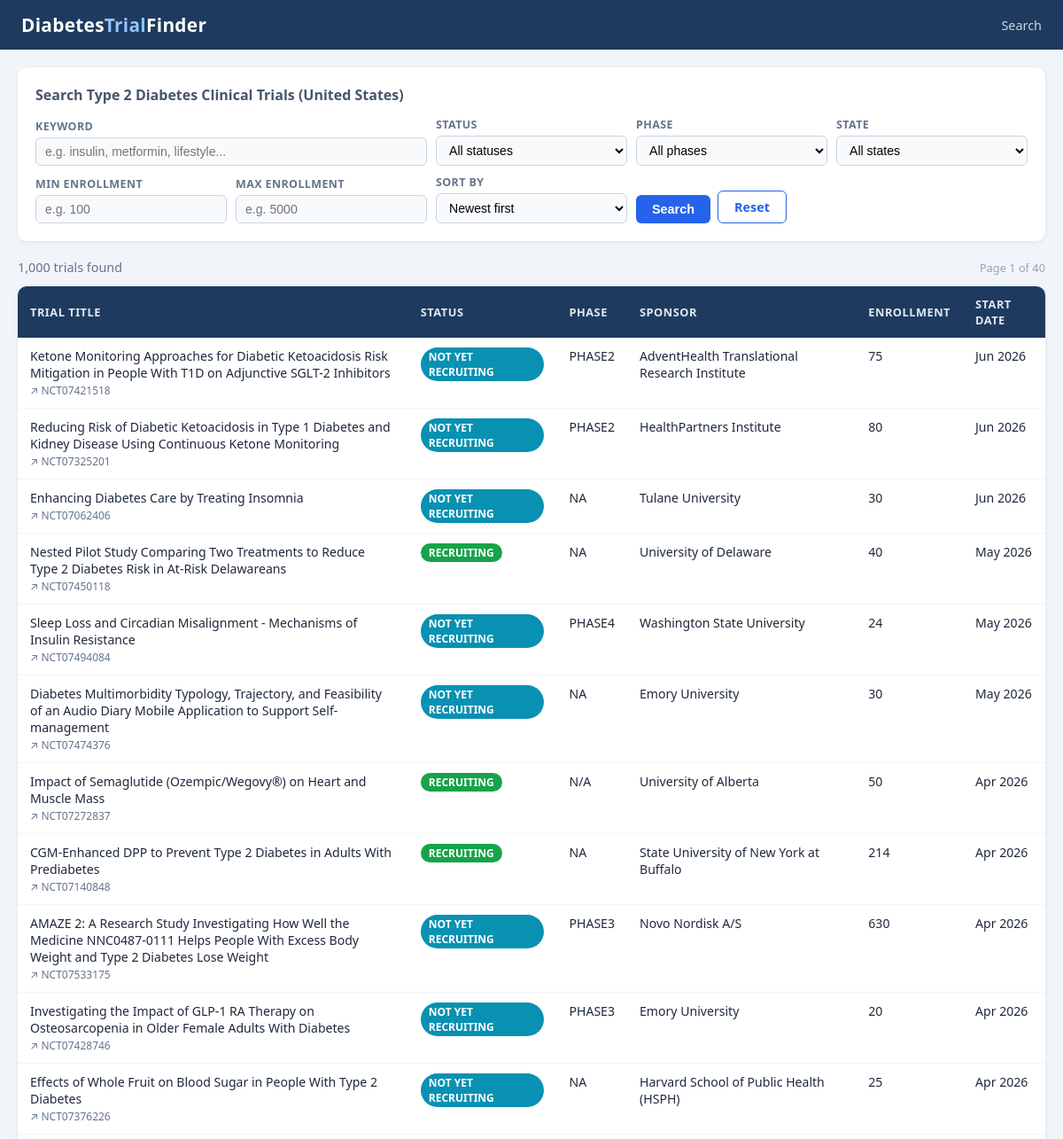
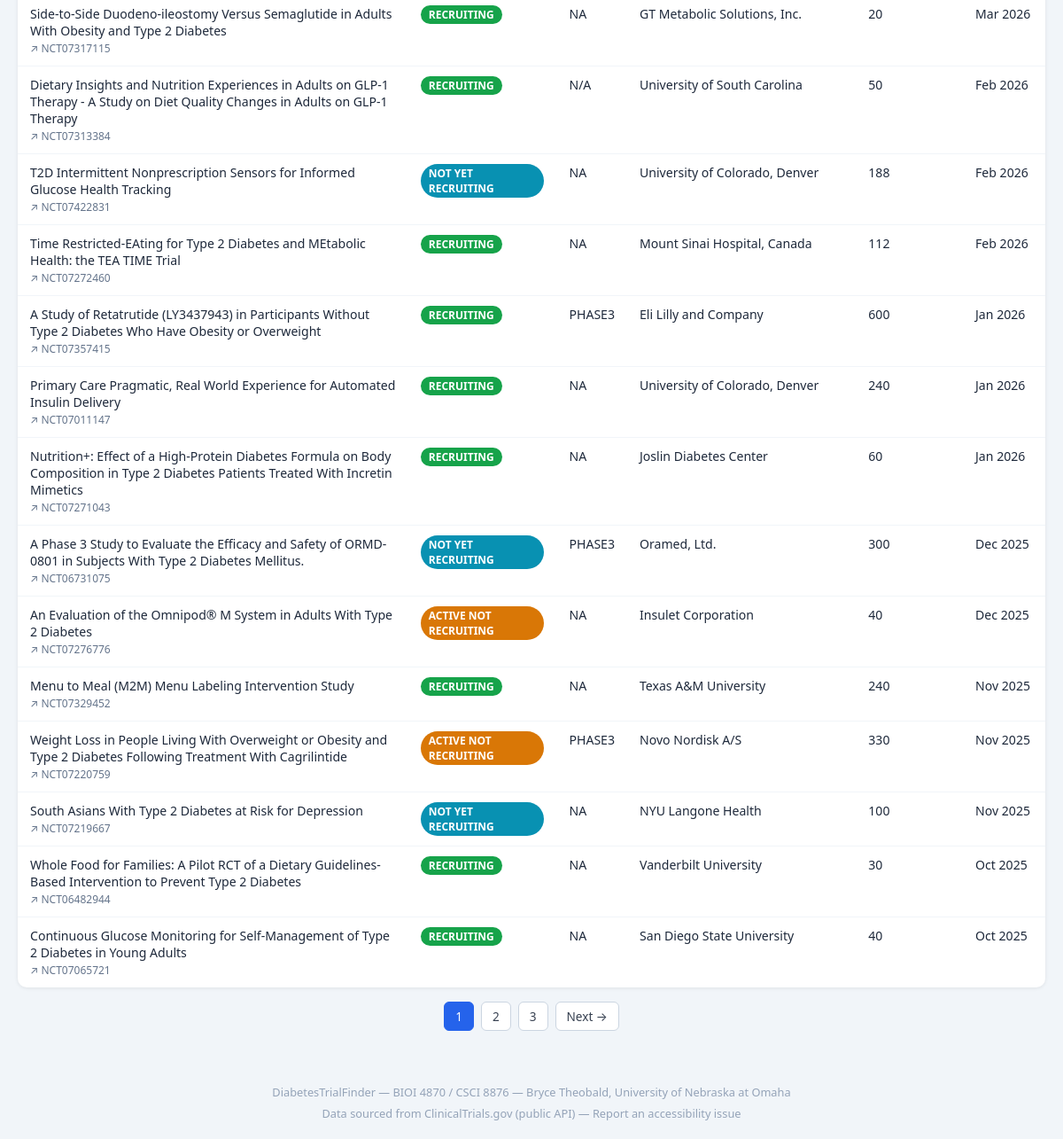
The page / on the database its author committed (2 pictures, top to bottom).
### tables this page shows
CREATE TABLE IF NOT EXISTS trials (
    trial_id                INT AUTO_INCREMENT PRIMARY KEY,
    nct_id                  VARCHAR(20)  NOT NULL UNIQUE,
    brief_title             VARCHAR(500),
    official_title          TEXT,
    overall_status          VARCHAR(50),   
    study_type              VARCHAR(50),   
    phase                   VARCHAR(100),  
    enrollment_count        INT,
    start_date              DATE,
    primary_completion_date DATE,
    completion_date         DATE,
    brief_summary           TEXT,
    is_fda_regulated_drug   TINYINT(1),
    is_fda_regulated_device TINYINT(1),
    eligibility_criteria    TEXT,
    min_age                 VARCHAR(30),   
    max_age                 VARCHAR(30),
    sex                     VARCHAR(20),   
    lead_sponsor_id         INT,
    FOREIGN KEY (lead_sponsor_id) REFERENCES sponsors(sponsor_id)
);

CREATE TABLE IF NOT EXISTS sponsors (
    sponsor_id   INT AUTO_INCREMENT PRIMARY KEY,
    name         VARCHAR(300) NOT NULL,
    class        VARCHAR(50),            
    UNIQUE KEY uq_sponsor_name (name)
);

### index.php (the view, shortened to what this page needs)
<?php
require_once 'db.php';
$keyword    = trim($_GET['keyword']    ?? '');
$min_enroll = trim($_GET['min_enroll'] ?? '');
$max_enroll = trim($_GET['max_enroll'] ?? '');
$sort       = trim($_GET['sort']       ?? 'date_desc');
$page       = max(1, (int)($_GET['page'] ?? 1));
$per_page   = 25;
$offset     = ($page - 1) * $per_page;
$where  = ['1=1'];
$types  = '';
$values = [];
$where_sql = implode(' AND ', $where);
$order_map = [
    'date_desc'    => 't.start_date DESC',
    'date_asc'     => 't.start_date ASC',
    'enroll_desc'  => 't.enrollment_count DESC',
    'enroll_asc'   => 't.enrollment_count ASC',
    'title_asc'    => 't.brief_title ASC',
];
$order_sql = $order_map[$sort] ?? 't.start_date DESC';
$count_stmt = $db->prepare("SELECT COUNT(*) FROM trials t WHERE $where_sql");
$count_stmt->execute();
$total = $count_stmt->get_result()->fetch_row()[0];
$total_pages = max(1, ceil($total / $per_page));
$data_sql = "
    SELECT t.trial_id, t.nct_id, t.brief_title, t.overall_status,
           t.phase, t.study_type, t.enrollment_count,
           t.start_date, t.completion_date, s.name AS sponsor
    FROM trials t
    LEFT JOIN sponsors s ON t.lead_sponsor_id = s.sponsor_id
    WHERE $where_sql
    ORDER BY $order_sql
    LIMIT ? OFFSET ?";
$stmt = $db->prepare($data_sql);
$page_types  = $types . 'ii';
$page_values = array_merge($values, [$per_page, $offset]);
$stmt->bind_param($page_types, ...$page_values);
$stmt->execute();
$results = $stmt->get_result()->fetch_all(MYSQLI_ASSOC);
$badge = [
    'RECRUITING'              => '#16a34a',
    'COMPLETED'               => '#2563eb',
    'ACTIVE_NOT_RECRUITING'   => '#d97706',
    'TERMINATED'              => '#dc2626',
    'WITHDRAWN'               => '#6b7280',
    'SUSPENDED'               => '#7c3aed',
    'NOT_YET_RECRUITING'      => '#0891b2',
];
function qs(array $overrides = []): string {
    $params = array_merge($_GET, $overrides);
    unset($params['page']);
    return '?' . http_build_query(array_filter($params, fn($v) => $v !== ''));
}
?>
<!DOCTYPE html>
<html lang="en">
<head>
</head>
<body>
<header>
  <h1>Diabetes<span>Trial</span>Finder</h1>
  <nav>
    <a href="index.php">Search</a>
  </nav>
</header>
<div class="container">
  <div class="search-card">
    <h2>Search Type 2 Diabetes Clinical Trials (United States)</h2>
    <form method="get" action="index.php">
      <div class="filter-grid">
        <div class="filter-group" style="grid-column:span 2">
          <label>Keyword</label>
          <input type="text" name="keyword" value="<?= htmlspecialchars($keyword) ?>" placeholder="e.g. insulin, metformin, lifestyle...">
        </div>
        <div class="filter-group">
          <label>Status</label>
          <select name="status">
            <option value="">All statuses</option>
          </select>
        </div>
        <div class="filter-group">
          <label>Phase</label>
          <select name="phase">
            <option value="">All phases</option>
          </select>
        </div>
        <div class="filter-group">
          <label>State</label>
          <select name="state">
            <option value="">All states</option>
          </select>
        </div>
        <div class="filter-group">
          <label>Min Enrollment</label>
          <input type="number" name="min_enroll" value="<?= htmlspecialchars($min_enroll) ?>" placeholder="e.g. 100" min="0">
        </div>
        <div class="filter-group">
          <label>Max Enrollment</label>
          <input type="number" name="max_enroll" value="<?= htmlspecialchars($max_enroll) ?>" placeholder="e.g. 5000" min="0">
        </div>
        <div class="filter-group">
          <label>Sort By</label>
          <select name="sort">
            <option value="date_desc"   <?= $sort==='date_desc'   ? 'selected':'' ?>>Newest first</option>
          </select>
        </div>
        <div class="filter-group" style="display:flex;gap:8px;align-items:flex-end">
          <button class="btn" type="submit">Search</button>
          <a class="btn btn-outline" href="index.php">Reset</a>
        </div>
      </div>
    </form>
  </div>
  <div class="result-bar">
    <span class="result-count">
      <?= number_format($total) ?> trial<?= $total !== 1 ? 's' : '' ?> found
    </span>
    <span style="font-size:.8rem;color:#94a3b8">Page <?= $page ?> of <?= $total_pages ?></span>
  </div>
  <?php if (empty($results)): ?>
    <p style="text-align:center;color:#64748b;padding:40px">No trials match your search. Try different filters.</p>
  <?php else: ?>
  <table>
    <thead>
      <tr>
        <th style="width:38%">Trial Title</th>
        <th>Status</th>
        <th>Phase</th>
        <th>Sponsor</th>
        <th>Enrollment</th>
        <th>Start Date</th>
      </tr>
    </thead>
    <tbody>
    <?php foreach ($results as $r): ?>
      <?php $color = $badge[$r['overall_status']] ?? '#6b7280'; ?>
      <tr>
        <td>
          <a class="trial-title" href="trial.php?id=<?= $r['trial_id'] ?>">
            <?= htmlspecialchars($r['brief_title']) ?>
          </a><br>
          <a class="ext-link" href="https://clinicaltrials.gov/study/<?= htmlspecialchars($r['nct_id']) ?>" target="_blank" rel="noopener">
            ↗ <?= htmlspecialchars($r['nct_id']) ?>
          </a>
        </td>
        <td><span class="badge" style="background:<?= $color ?>"><?= htmlspecialchars(str_replace('_',' ',$r['overall_status'])) ?></span></td>
        <td><?= htmlspecialchars(str_replace('_',' ',$r['phase'] ?? 'N/A')) ?></td>
        <td><?= htmlspecialchars($r['sponsor'] ?? '—') ?></td>
        <td><?= $r['enrollment_count'] !== null ? number_format($r['enrollment_count']) : '—' ?></td>
        <td><?= $r['start_date'] ? date('M Y', strtotime($r['start_date'])) : '—' ?></td>
      </tr>
    <?php endforeach ?>
    </tbody>
  </table>
  <?php if ($total_pages > 1): ?>
  <div class="pagination">
    <?php for ($p = max(1, $page-2); $p <= min($total_pages, $page+2); $p++): ?>
      <?php if ($p === $page): ?>
        <span class="active"><?= $p ?></span>
      <?php else: ?>
        <a href="<?= qs(['page' => $p]) ?>"><?= $p ?></a>
      <?php endif ?>
    <?php endfor ?>
    <?php if ($page < $total_pages): ?>
      <a href="<?= qs(['page' => $page + 1]) ?>">Next →</a>
    <?php endif ?>
  </div>
  <?php endif ?>
  <?php endif ?>
</div>
<footer>
  <p>DiabetesTrialFinder &mdash; BIOI 4870 / CSCI 8876 &mdash; Bryce Theobald, University of Nebraska at Omaha</p>
  <p style="margin-top:6px">Data sourced from <a href="https://clinicaltrials.gov" target="_blank">ClinicalTrials.gov</a> (public API) &mdash;
  <a href="https://docs.google.com/forms/d/e/1FAIpQLSf_placeholder/viewform" target="_blank">Report an accessibility issue</a></p>
</footer>
</body>
</html>

### index.php (style rules this page uses)
* { box-sizing:border-box;margin:0;padding:0 }
body { font-family:system-ui,-apple-system,sans-serif;background:#f1f5f9;color:#1e293b;font-size:15px }
a { color:#2563eb;text-decoration:none }
header { background:#1e3a5f;color:#fff;padding:14px 24px;display:flex;align-items:center;justify-content:space-between }
header h1 { font-size:1.3rem;font-weight:700;letter-spacing:.3px }
header h1 span { color:#93c5fd }
nav a { color:#cbd5e1;margin-left:20px;font-size:.9rem }
.container { max-width:1200px;margin:0 auto;padding:20px }
.search-card { background:#fff;border-radius:10px;padding:20px;box-shadow:0 1px 4px rgba(0,0,0,.08);margin-bottom:20px }
.search-card h2 { font-size:1rem;color:#475569;margin-bottom:14px;font-weight:600 }
.filter-grid { display:grid;grid-template-columns:repeat(auto-fill,minmax(180px,1fr));gap:10px;align-items:end }
.filter-group label { display:block;font-size:.78rem;font-weight:600;color:#64748b;margin-bottom:4px;text-transform:uppercase;letter-spacing:.4px }
.filter-group input,.filter-group select { width:100%;padding:7px 10px;border:1px solid #cbd5e1;border-radius:6px;font-size:.88rem;background:#f8fafc }
.btn { padding:8px 18px;background:#2563eb;color:#fff;border:none;border-radius:6px;font-size:.9rem;font-weight:600;cursor:pointer }
.btn-outline { background:#fff;color:#2563eb;border:1px solid #2563eb }
.result-bar { display:flex;justify-content:space-between;align-items:center;margin-bottom:12px }
.result-count { font-size:.9rem;color:#64748b }
table { width:100%;border-collapse:collapse;background:#fff;border-radius:10px;overflow:hidden;box-shadow:0 1px 4px rgba(0,0,0,.08) }
th { background:#1e3a5f;color:#e2e8f0;padding:11px 14px;text-align:left;font-size:.8rem;text-transform:uppercase;letter-spacing:.5px;font-weight:600 }
td { padding:11px 14px;border-bottom:1px solid #f1f5f9;font-size:.88rem;vertical-align:top }
tr:last-child td { border-bottom:none }
.badge { display:inline-block;padding:2px 9px;border-radius:20px;font-size:.75rem;font-weight:600;color:#fff }
.trial-title { font-weight:500;color:#1e293b }
.ext-link { font-size:.75rem;color:#64748b }
.pagination { margin-top:16px;display:flex;gap:8px;align-items:center;justify-content:center;flex-wrap:wrap }
.pagination a,.pagination span { padding:6px 12px;border-radius:6px;font-size:.85rem;border:1px solid #cbd5e1;background:#fff;color:#374151 }
.pagination .active { background:#2563eb;color:#fff;border-color:#2563eb }
footer { text-align:center;padding:20px;color:#94a3b8;font-size:.8rem;margin-top:20px }
footer a { color:#94a3b8 }

### rows shown on the page
trials: brief_title "Ketone Monitoring Approaches for Diabetic Ketoacidosis Risk Mitigation in People With T1D on Adjunctive SGLT-2 Inhibitors", nct "NCT07421518", overall_status "NOT YET RECRUITING", phase "PHASE2", lead_sponsor.name "AdventHealth Translational Research Institute", enrollment_count "75", start_date "Jun 2026"
trials: brief_title "Reducing Risk of Diabetic Ketoacidosis in Type 1 Diabetes and Kidney Disease Using Continuous Ketone Monitoring", nct "NCT07325201", overall_status "NOT YET RECRUITING", phase "PHASE2", lead_sponsor.name "HealthPartners Institute", enrollment_count "80", start_date "Jun 2026"
trials: brief_title "Enhancing Diabetes Care by Treating Insomnia", nct "NCT07062406", overall_status "NOT YET RECRUITING", phase "NA", lead_sponsor.name "Tulane University", enrollment_count "30", start_date "Jun 2026"
trials: brief_title "Nested Pilot Study Comparing Two Treatments to Reduce Type 2 Diabetes Risk in At-Risk Delawareans", nct "NCT07450118", overall_status "RECRUITING", phase "NA", lead_sponsor.name "University of Delaware", enrollment_count "40", start_date "May 2026"
trials: brief_title "Sleep Loss and Circadian Misalignment - Mechanisms of Insulin Resistance", nct "NCT07494084", overall_status "NOT YET RECRUITING", phase "PHASE4", lead_sponsor.name "Washington State University", enrollment_count "24", start_date "May 2026"
trials: brief_title "Diabetes Multimorbidity Typology, Trajectory, and Feasibility of an Audio Diary Mobile Application to Support Self-management", nct "NCT07474376", overall_status "NOT YET RECRUITING", phase "NA", lead_sponsor.name "Emory University", enrollment_count "30", start_date "May 2026"
trials: brief_title "Impact of Semaglutide (Ozempic/Wegovy®) on Heart and Muscle Mass", nct "NCT07272837", overall_status "RECRUITING", phase "N/A", lead_sponsor.name "University of Alberta", enrollment_count "50", start_date "Apr 2026"
trials: brief_title "CGM-Enhanced DPP to Prevent Type 2 Diabetes in Adults With Prediabetes", nct "NCT07140848", overall_status "RECRUITING", phase "NA", lead_sponsor.name "State University of New York at Buffalo", enrollment_count "214", start_date "Apr 2026"
trials: brief_title "AMAZE 2: A Research Study Investigating How Well the Medicine NNC0487-0111 Helps People With Excess Body Weight and Type 2 Diabetes Lose Weight", nct "NCT07533175", overall_status "NOT YET RECRUITING", phase "PHASE3", lead_sponsor.name "Novo Nordisk A/S", enrollment_count "630", start_date "Apr 2026"
trials: brief_title "Investigating the Impact of GLP-1 RA Therapy on Osteosarcopenia in Older Female Adults With Diabetes", nct "NCT07428746", overall_status "NOT YET RECRUITING", phase "PHASE3", lead_sponsor.name "Emory University", enrollment_count "20", start_date "Apr 2026"
trials: brief_title "Effects of Whole Fruit on Blood Sugar in People With Type 2 Diabetes", nct "NCT07376226", overall_status "NOT YET RECRUITING", phase "NA", lead_sponsor.name "Harvard School of Public Health (HSPH)", enrollment_count "25", start_date "Apr 2026"
trials: brief_title "Side-to-Side Duodeno-ileostomy Versus Semaglutide in Adults With Obesity and Type 2 Diabetes", nct "NCT07317115", overall_status "RECRUITING", phase "NA", lead_sponsor.name "GT Metabolic Solutions, Inc.", enrollment_count "20", start_date "Mar 2026"
trials: brief_title "Dietary Insights and Nutrition Experiences in Adults on GLP-1 Therapy - A Study on Diet Quality Changes in Adults on GLP-1 Therapy", nct "NCT07313384", overall_status "RECRUITING", phase "N/A", lead_sponsor.name "University of South Carolina", enrollment_count "50", start_date "Feb 2026"
trials: brief_title "T2D Intermittent Nonprescription Sensors for Informed Glucose Health Tracking", nct "NCT07422831", overall_status "NOT YET RECRUITING", phase "NA", lead_sponsor.name "University of Colorado, Denver", enrollment_count "188", start_date "Feb 2026"
trials: brief_title "Time Restricted-EAting for Type 2 Diabetes and MEtabolic Health: the TEA TIME Trial", nct "NCT07272460", overall_status "RECRUITING", phase "NA", lead_sponsor.name "Mount Sinai Hospital, Canada", enrollment_count "112", start_date "Feb 2026"
trials: brief_title "A Study of Retatrutide (LY3437943) in Participants Without Type 2 Diabetes Who Have Obesity or Overweight", nct "NCT07357415", overall_status "RECRUITING", phase "PHASE3", lead_sponsor.name "Eli Lilly and Company", enrollment_count "600", start_date "Jan 2026"
trials: brief_title "Primary Care Pragmatic, Real World Experience for Automated Insulin Delivery", nct "NCT07011147", overall_status "RECRUITING", phase "NA", lead_sponsor.name "University of Colorado, Denver", enrollment_count "240", start_date "Jan 2026"
trials: brief_title "Nutrition+: Effect of a High-Protein Diabetes Formula on Body Composition in Type 2 Diabetes Patients Treated With Incretin Mimetics", nct "NCT07271043", overall_status "RECRUITING", phase "NA", lead_sponsor.name "Joslin Diabetes Center", enrollment_count "60", start_date "Jan 2026"
trials: brief_title "A Phase 3 Study to Evaluate the Efficacy and Safety of ORMD-0801 in Subjects With Type 2 Diabetes Mellitus.", nct "NCT06731075", overall_status "NOT YET RECRUITING", phase "PHASE3", lead_sponsor.name "Oramed, Ltd.", enrollment_count "300", start_date "Dec 2025"
trials: brief_title "An Evaluation of the Omnipod® M System in Adults With Type 2 Diabetes", nct "NCT07276776", overall_status "ACTIVE NOT RECRUITING", phase "NA", lead_sponsor.name "Insulet Corporation", enrollment_count "40", start_date "Dec 2025"
trials: brief_title "Menu to Meal (M2M) Menu Labeling Intervention Study", nct "NCT07329452", overall_status "RECRUITING", phase "NA", lead_sponsor.name "Texas A&M University", enrollment_count "240", start_date "Nov 2025"
trials: brief_title "Weight Loss in People Living With Overweight or Obesity and Type 2 Diabetes Following Treatment With Cagrilintide", nct "NCT07220759", overall_status "ACTIVE NOT RECRUITING", phase "PHASE3", lead_sponsor.name "Novo Nordisk A/S", enrollment_count "330", start_date "Nov 2025"
trials: brief_title "South Asians With Type 2 Diabetes at Risk for Depression", nct "NCT07219667", overall_status "NOT YET RECRUITING", phase "NA", lead_sponsor.name "NYU Langone Health", enrollment_count "100", start_date "Nov 2025"
trials: brief_title "Whole Food for Families: A Pilot RCT of a Dietary Guidelines-Based Intervention to Prevent Type 2 Diabetes", nct "NCT06482944", overall_status "RECRUITING", phase "NA", lead_sponsor.name "Vanderbilt University", enrollment_count "30", start_date "Oct 2025"
trials: brief_title "Continuous Glucose Monitoring for Self-Management of Type 2 Diabetes in Young Adults", nct "NCT07065721", overall_status "RECRUITING", phase "NA", lead_sponsor.name "San Diego State University", enrollment_count "40", start_date "Oct 2025"

### other values the page prints
$total "1,000"
$page "1"
$total_pages "40"
